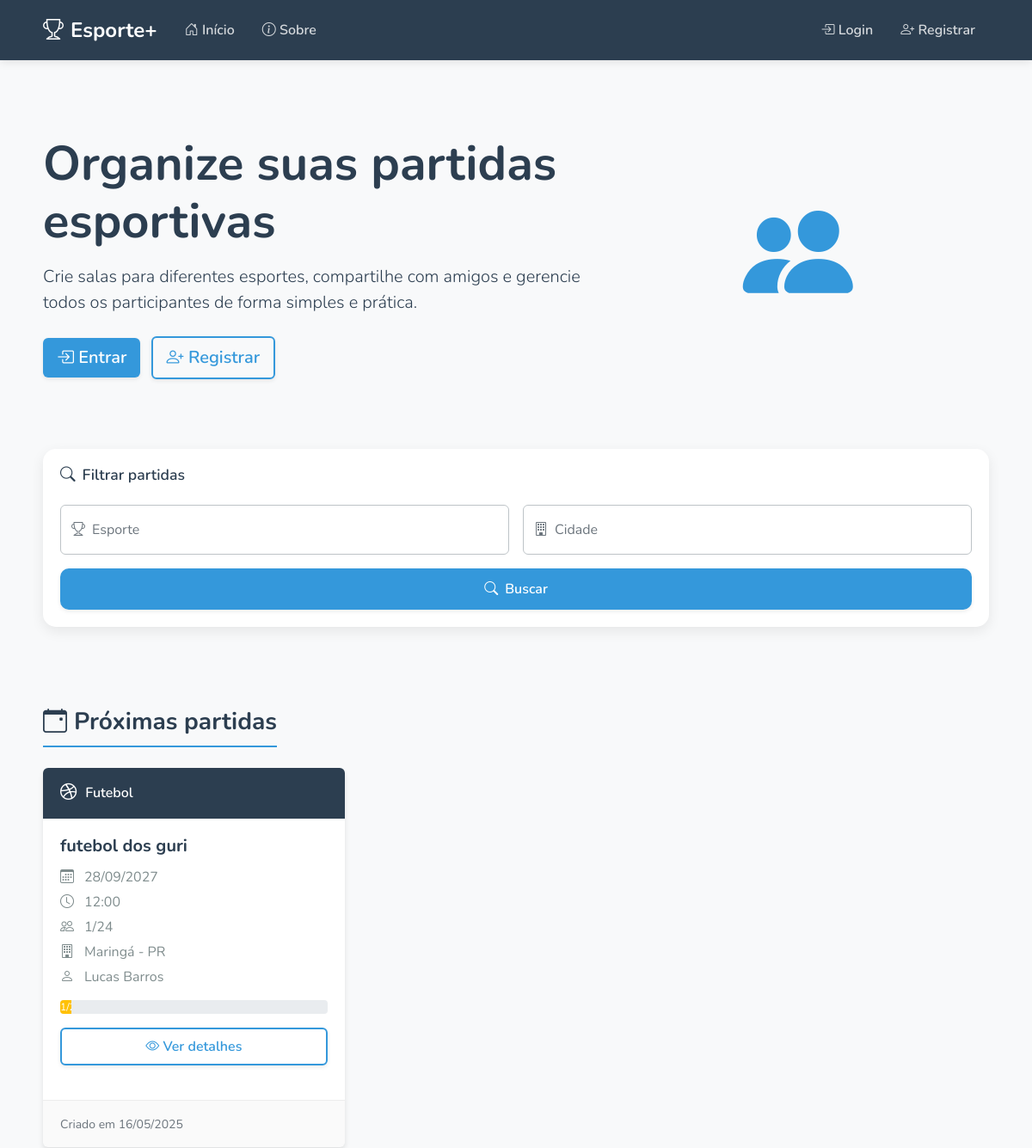
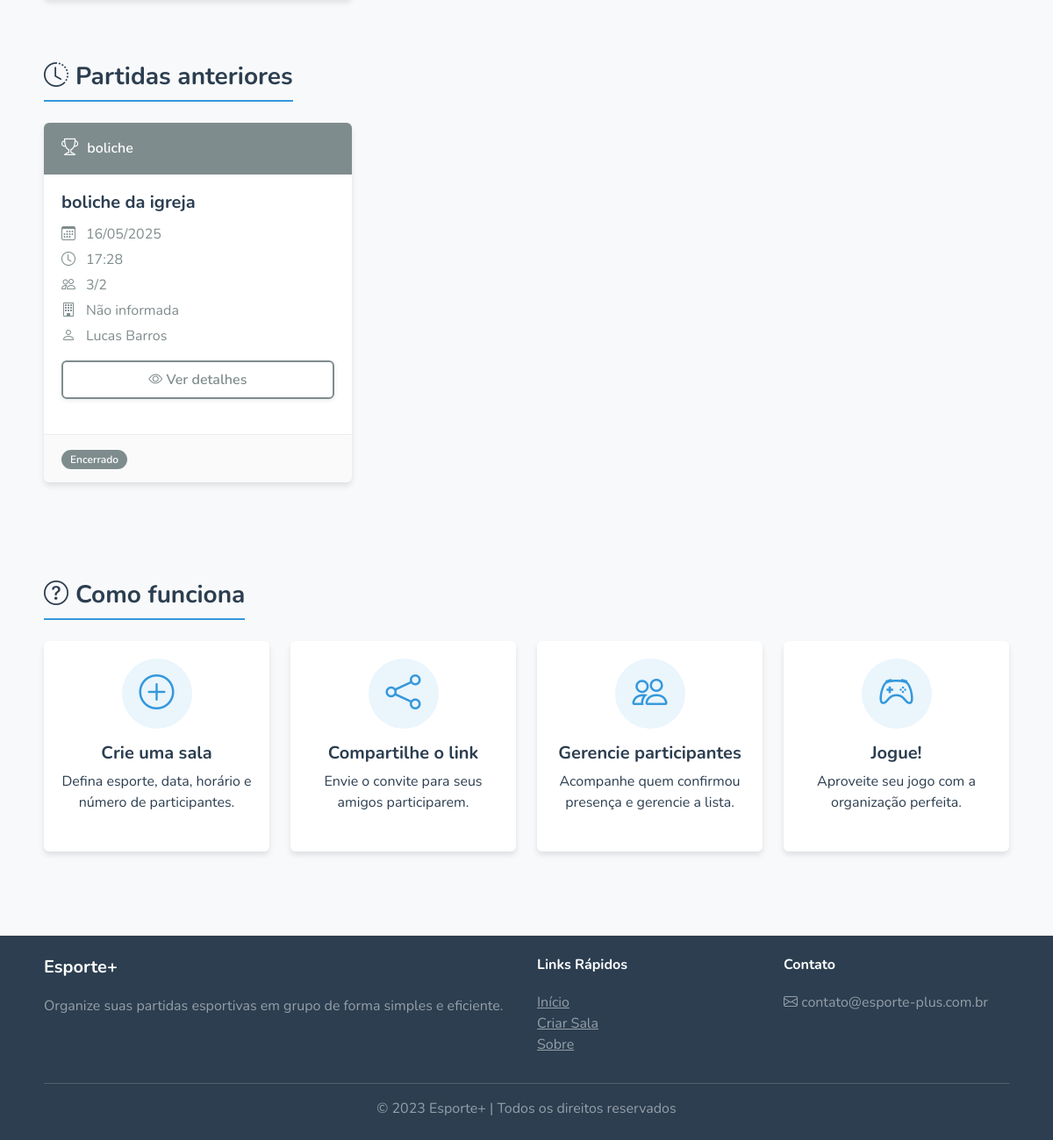
The page / on the database its author committed (2 pictures, top to bottom).
### app/models/models.py (models this page shows, shortened)
class Room(db.Model):
    __tablename__ = 'rooms'
    id = db.Column(db.Integer, primary_key=True)
    name = db.Column(db.String(100), nullable=False)
    sport = db.Column(db.String(50), nullable=False)
    date = db.Column(db.DateTime, nullable=False)
    max_participants = db.Column(db.Integer, nullable=False)
    description = db.Column(db.Text, nullable=True)
    link_code = db.Column(db.String(10), unique=True, nullable=False)
    created_at = db.Column(db.DateTime, default=datetime.utcnow)
    is_active = db.Column(db.Boolean, default=True)
    creator_id = db.Column(db.Integer, db.ForeignKey('users.id'), nullable=False)
    is_private = db.Column(db.Boolean, default=False)
    location = db.Column(db.String(200), nullable=True)
    city = db.Column(db.String(100), nullable=False)
    participants = db.relationship('Participant', backref='room', lazy=True)
    def get_active_participants(self):
        return [p for p in self.participants if p.is_active]

class User(db.Model, UserMixin):
    __tablename__ = 'users'
    id = db.Column(db.Integer, primary_key=True)
    username = db.Column(db.String(50), unique=True, nullable=False)
    email = db.Column(db.String(100), unique=True, nullable=False)
    password_hash = db.Column(db.String(200), nullable=False)
    name = db.Column(db.String(100), nullable=False)
    created_at = db.Column(db.DateTime, default=datetime.utcnow)
    is_active = db.Column(db.Boolean, default=True)
    rooms_created = db.relationship('Room', backref='creator', lazy=True, foreign_keys='Room.creator_id')
    participations = db.relationship('Participant', backref='user', lazy=True)

### app/controllers/main_routes.py (the view)
@main_bp.route('/')
def index():
    search_form = SearchRoomForm()
    sport_filter = request.args.get('sport')
    city_filter = request.args.get('city')
    rooms_query = Room.query.filter(Room.is_active == True, Room.is_private == False)
    if sport_filter:
        rooms_query = rooms_query.filter(Room.sport.ilike(f'%{sport_filter}%'))
    if city_filter:
        rooms_query = rooms_query.filter(Room.city == city_filter)
    rooms = rooms_query.order_by(Room.date).all()
    now = datetime.utcnow()
    upcoming_rooms = [room for room in rooms if room.date > now]
    past_rooms = [room for room in rooms if room.date <= now]
    user_participations = []
    if current_user.is_authenticated:
        user_participations = [p.room_id for p in current_user.participations if p.is_active]
    return render_template('index.html',
                          upcoming_rooms=upcoming_rooms,
                          past_rooms=past_rooms,
                          search_form=search_form,
                          user_participations=user_participations)

### app/templates/index.html (shortened to what this page needs)
{% extends 'layout.html' %}
{% block content %}
<div class="row align-items-center hero-section mb-5" data-aos="fade-up">
    <div class="col-lg-7">
        <h1 class="display-4 fw-bold mb-3">Organize suas partidas esportivas</h1>
        <p class="lead mb-4">Crie salas para diferentes esportes, compartilhe com amigos e gerencie todos os participantes de forma simples e prática.</p>
        {% if current_user.is_authenticated %}
        <a href="{{ url_for('room.create_room') }}" class="btn btn-primary btn-lg me-2">
            <i class="bi bi-plus-circle"></i> Criar Nova Sala
        </a>
        {% else %}
        <a href="{{ url_for('auth.login') }}" class="btn btn-primary btn-lg me-2">
            <i class="bi bi-box-arrow-in-right"></i> Entrar
        </a>
        <a href="{{ url_for('auth.register') }}" class="btn btn-outline-primary btn-lg">
            <i class="bi bi-person-plus"></i> Registrar
        </a>
        {% endif %}
    </div>
    <div class="col-lg-5">
        <div class="hero-image text-center" data-aos="fade-left" data-aos-delay="200">
            <i class="bi bi-people-fill hero-icon"></i>
        </div>
    </div>
</div>
<div class="row mb-4" data-aos="fade-up" data-aos-delay="100">
    <div class="col-md-12">
        <div class="card search-card">
            <div class="card-body">
                <form method="get" action="{{ url_for('main.index') }}" class="search-form">
                    <div class="row g-3">
                        <div class="col-12">
                            <h5 class="search-title mb-2"><i class="bi bi-search me-2"></i>Filtrar partidas</h5>
                        </div>
                        <div class="col-12 col-md-6">
                            <div class="form-floating">
                                <input type="text" name="sport" id="sport-search" class="form-control" placeholder="Filtrar por esporte..." value="{{ request.args.get('sport', '') }}">
                                <label for="sport-search">Esporte</label>
                            </div>
                        </div>
                        <div class="col-12 col-md-6">
                            <div class="form-floating city-container">
                                <input type="text" name="city" id="city-search" class="form-control" placeholder="Filtrar por cidade..." value="{{ request.args.get('city', '') }}" autocomplete="off">
                                <label for="city-search">Cidade</label>
                            </div>
                        </div>
                        <div class="col-12">
                            <button type="submit" class="btn btn-primary w-100 search-btn">
                                <i class="bi bi-search me-2"></i>Buscar
                            </button>
                        </div>
                    </div>
                </form>
            </div>
        </div>
    </div>
</div>
<h2 class="section-title mb-4" data-aos="fade-up">
    <i class="bi bi-calendar-event me-2"></i>Próximas partidas
</h2>
{% if upcoming_rooms %}
    <div class="row">
        {% for room in upcoming_rooms %}
            <div class="col-md-4 mb-4">
                <div class="card room-card h-100">
                    <div class="card-header">
                        <span class="sport-icon">
                            {% if room.sport|lower == 'futebol' %}
                                <i class="bi bi-dribbble"></i>
                            {% elif room.sport|lower == 'vôlei' or room.sport|lower == 'volei' %}
                                <i class="bi bi-broadcast"></i>
                            {% elif room.sport|lower == 'basquete' %}
                                <i class="bi bi-dribbble"></i>
                            {% elif room.sport|lower == 'tênis' or room.sport|lower == 'tenis' %}
                                <i class="bi bi-disc"></i>
                            {% else %}
                                <i class="bi bi-trophy"></i>
                            {% endif %}
                        </span>
                        {{ room.sport }}
                    </div>
                    <div class="card-body">
                        <h5 class="card-title">{{ room.name }}</h5>
                        <div class="room-info">
                            <p class="room-detail">
                                <i class="bi bi-calendar3 me-2"></i>
                                <span>{{ room.date.strftime('%d/%m/%Y') }}</span>
                            </p>
                            <p class="room-detail">
                                <i class="bi bi-clock me-2"></i>
                                <span>{{ room.date.strftime('%H:%M') }}</span>
                            </p>
                            <p class="room-detail">
                                <i class="bi bi-people me-2"></i>
                                <span>{{ room.get_active_participants()|length }}/{{ room.max_participants }}</span>
                            </p>
                            <p class="room-detail">
                                <i class="bi bi-building me-2"></i>
                                <span>{{ room.city }}</span>
                            </p>
                            <p class="room-detail">
                                <i class="bi bi-person me-2"></i>
                                <span>{{ room.creator.name }}</span>
                            </p>
                        </div>
                        <div class="progress mb-3">
                            {% set percentage = (room.get_active_participants()|length / room.max_participants) * 100 %}
                            <div class="progress-bar {% if percentage < 50 %}bg-warning{% elif percentage < 100 %}bg-info{% else %}bg-success{% endif %}"
                                role="progressbar"
                                style="width: {{ percentage }}%"
                                aria-valuenow="{{ room.get_active_participants()|length }}"
                                aria-valuemin="0"
                                aria-valuemax="{{ room.max_participants }}">
                                {{ room.get_active_participants()|length }}/{{ room.max_participants }}
                            </div>
                        </div>
                        <div class="room-actions">
                            <div class="d-grid gap-2">
                                <a href="{{ url_for('room.view_room', link_code=room.link_code) }}" class="btn btn-outline-primary">
                                    <i class="bi bi-eye"></i> Ver detalhes
                                </a>
                            </div>
                        </div>
                    </div>
                    <div class="card-footer text-muted">
                        <small>Criado em {{ room.created_at.strftime('%d/%m/%Y') }}</small>
                    </div>
                </div>
            </div>
        {% endfor %}
    </div>
{% endif %}
{% if past_rooms %}
    <h2 class="section-title mt-5 mb-4" data-aos="fade-up">
        <i class="bi bi-clock-history me-2"></i>Partidas anteriores
    </h2>
    <div class="row">
        {% for room in past_rooms %}
            <div class="col-md-4 mb-4">
                <div class="card room-card h-100 past-room">
                    <div class="card-header bg-secondary">
                        <span class="sport-icon">
                            {% if room.sport|lower == 'futebol' %}
                                <i class="bi bi-dribbble"></i>
                            {% elif room.sport|lower == 'vôlei' or room.sport|lower == 'volei' %}
                                <i class="bi bi-broadcast"></i>
                            {% elif room.sport|lower == 'basquete' %}
                                <i class="bi bi-dribbble"></i>
                            {% elif room.sport|lower == 'tênis' or room.sport|lower == 'tenis' %}
                                <i class="bi bi-disc"></i>
                            {% else %}
                                <i class="bi bi-trophy"></i>
                            {% endif %}
                        </span>
                        {{ room.sport }}
                    </div>
                    <div class="card-body">
                        <h5 class="card-title">{{ room.name }}</h5>
                        <div class="room-info">
                            <p class="room-detail">
                                <i class="bi bi-calendar3 me-2"></i>
                                <span>{{ room.date.strftime('%d/%m/%Y') }}</span>
                            </p>
                            <p class="room-detail">
                                <i class="bi bi-clock me-2"></i>
                                <span>{{ room.date.strftime('%H:%M') }}</span>
                            </p>
                            <p class="room-detail">
                                <i class="bi bi-people me-2"></i>
                                <span>{{ room.get_active_participants()|length }}/{{ room.max_participants }}</span>
                            </p>
                            <p class="room-detail">
                                <i class="bi bi-building me-2"></i>
                                <span>{{ room.city }}</span>
                            </p>
                            <p class="room-detail">
                                <i class="bi bi-person me-2"></i>
                                <span>{{ room.creator.name }}</span>
                            </p>
                        </div>
                        <div class="d-grid gap-2 mt-3">
                            <a href="{{ url_for('room.view_room', link_code=room.link_code) }}" class="btn btn-outline-secondary">
                                <i class="bi bi-eye"></i> Ver detalhes
                            </a>
                        </div>
                    </div>
                    <div class="card-footer text-muted">
                        <span class="badge bg-secondary">Encerrado</span>
                    </div>
                </div>
            </div>
        {% endfor %}
    </div>
{% endif %}
<div class="how-it-works mt-5 mb-5" data-aos="fade-up">
    <h2 class="section-title mb-4">
        <i class="bi bi-question-circle me-2"></i>Como funciona
    </h2>
    <div class="row g-4">
        <div class="col-md-3" data-aos="fade-up" data-aos-delay="100">
            <div class="card h-100 how-card">
                <div class="card-body text-center">
                    <div class="how-icon mb-3">
                        <i class="bi bi-plus-circle"></i>
                    </div>
                    <h5 class="card-title">Crie uma sala</h5>
                    <p class="card-text">Defina esporte, data, horário e número de participantes.</p>
                </div>
            </div>
        </div>
        <div class="col-md-3" data-aos="fade-up" data-aos-delay="200">
            <div class="card h-100 how-card">
                <div class="card-body text-center">
                    <div class="how-icon mb-3">
                        <i class="bi bi-share"></i>
                    </div>
                    <h5 class="card-title">Compartilhe o link</h5>
                    <p class="card-text">Envie o convite para seus amigos participarem.</p>
                </div>
            </div>
        </div>
        <div class="col-md-3" data-aos="fade-up" data-aos-delay="300">
            <div class="card h-100 how-card">
                <div class="card-body text-center">
                    <div class="how-icon mb-3">
                        <i class="bi bi-people"></i>
                    </div>
                    <h5 class="card-title">Gerencie participantes</h5>
                    <p class="card-text">Acompanhe quem confirmou presença e gerencie a lista.</p>
                </div>
            </div>
        </div>
        <div class="col-md-3" data-aos="fade-up" data-aos-delay="400">
            <div class="card h-100 how-card">
                <div class="card-body text-center">
                    <div class="how-icon mb-3">
                        <i class="bi bi-controller"></i>
                    </div>
                    <h5 class="card-title">Jogue!</h5>
                    <p class="card-text">Aproveite seu jogo com a organização perfeita.</p>
                </div>
            </div>
        </div>
    </div>
</div>
{% endblock %}

### rows shown on the page
Room: sport "Futebol", name "futebol dos guri", date "28/09/2027", date "12:00", get_active_participants|length "1", max_participants "24", city "Maringá - PR", creator.name "Lucas Barros", created_at "16/05/2025"
Room: sport "boliche", name "boliche da igreja", date "16/05/2025", date "17:28", get_active_participants|length "3", max_participants "2", city "Não informada", creator.name "Lucas Barros"
